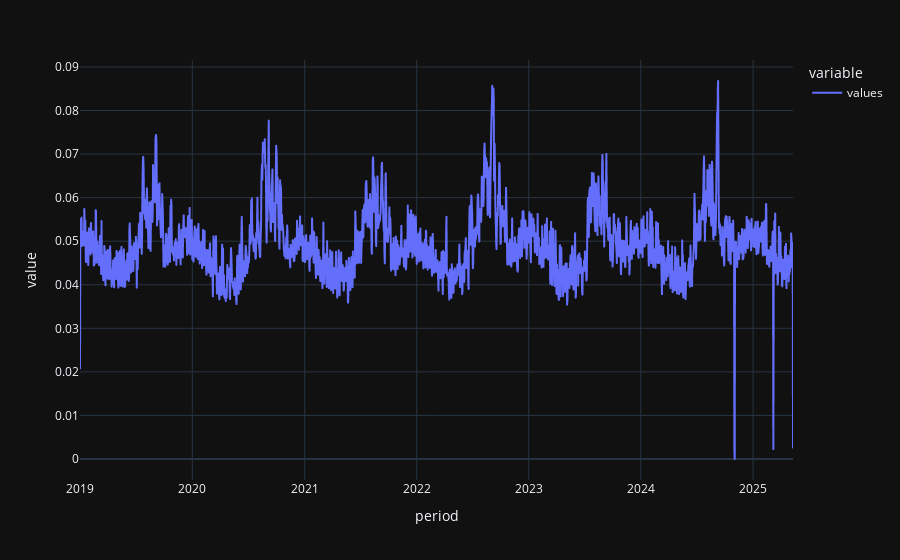

Here is the notebook cell this chart was saved with:
### Code cell
df = df.resample('D').sum().div(1_000_000)
df.plot()

### Figure 1 — Plotly figure (JSON) as saved in the notebook; plotly's stock layout.template omitted (floating-point values rounded to 4 significant figures; data arrays with more than 128 entries replaced by an {"elided": "..."} marker saying what was removed)
{"data": [{"hovertemplate": "variable=values<br>period=%{x}<br>value=%{y}<extra></extra>", "legendgroup": "values", "line": {"color": "#636efa", "dash": "solid"}, "marker": {"symbol": "circle"}, "mode": "lines", "name": "values", "showlegend": true, "type": "scattergl", "x": {"elided": "2324 str values"}, "xaxis": "x", "y": {"elided": "2324 float values"}, "yaxis": "y"}], "layout": {"legend": {"title": {"text": "variable"}, "tracegroupgap": 0}, "margin": {"t": 60}, "xaxis": {"anchor": "y", "domain": [0, 1], "title": {"text": "period"}}, "yaxis": {"anchor": "x", "domain": [0, 1], "title": {"text": "value"}}}}
